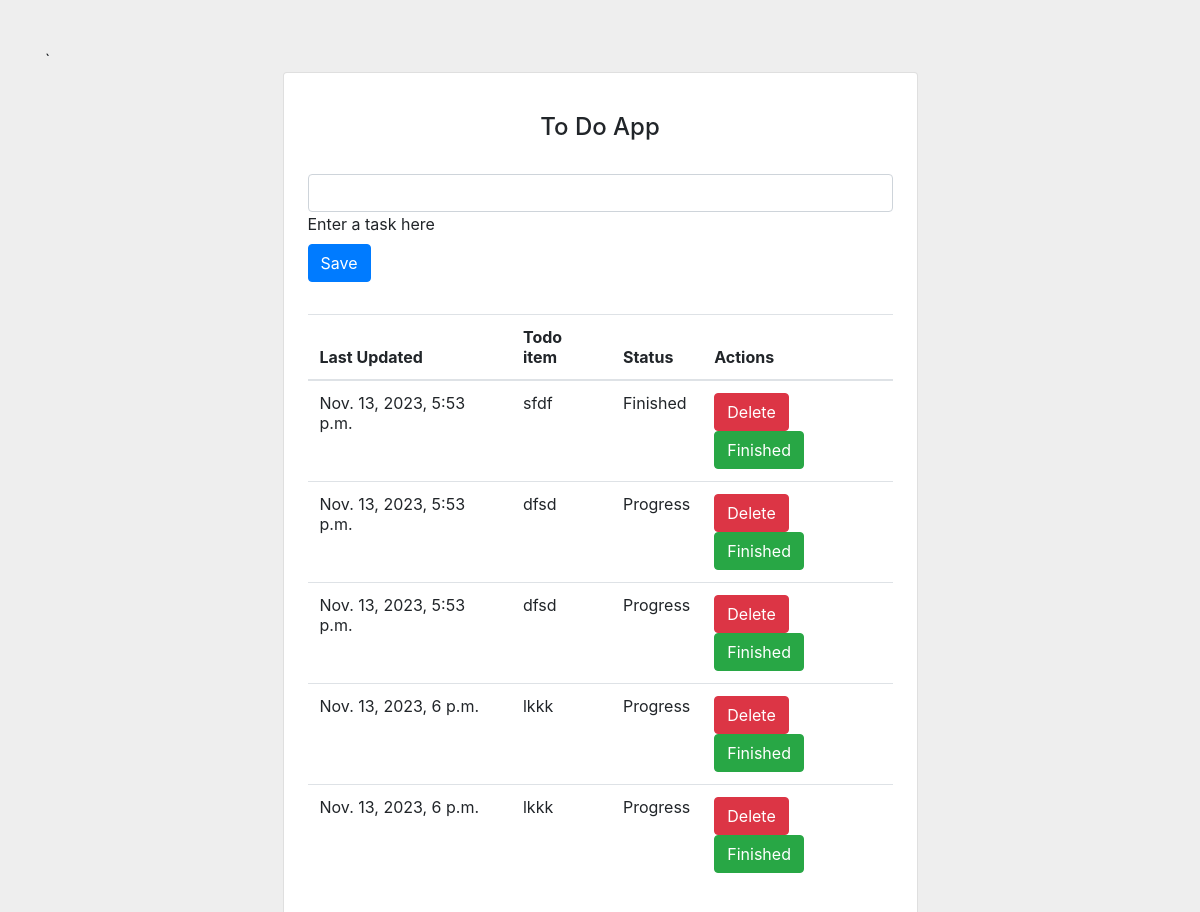
The page / on the database its author committed.
### base/models.py (models this page shows, shortened)
class Task(models.Model):
    Name=models.CharField(max_length=500)
    created_at=models.DateTimeField(auto_now_add=True)
    updated_at=models.DateTimeField(auto_now=True)
    STATUS = [
       ('Progress', 'In Progress'),
       ('Finished', 'Finished')
   ]
    status=models.CharField(
        max_length=32,
       choices=STATUS,
       default='Progress',
    )

### base/views.py (the view)
# urls.py: path('',views.home,name="home"),
def home(request):
    if(request.method=='POST'):
        task=request.POST.get('form1')
        message=Task(Name=task)
        message.save()
    context=Task.objects.all()
    return render(request,'index.html',{"context":context})

### templates/index.html (shortened to what this page needs)
<link rel="stylesheet" href="https://maxcdn.bootstrapcdn.com/bootstrap/4.0.0/css/bootstrap.min.css" rel="nofollow">
<section class="vh-100" style="background-color: #eee;">
    <div class="container py-5 h-100">`
      <div class="row d-flex justify-content-center align-items-center h-100">
        <div class="col col-lg-9 col-xl-7">
          <div class="card rounded-3">
            <div class="card-body p-4">
              <h4 class="text-center my-3 pb-3">To Do App</h4>
              <form class="row row-cols-lg-auto g-3 justify-content-center align-items-center mb-4 pb-2" method="POST" action="{% url "home" %}">
                <div class="col-12">
                  <div class="form-outline">
                    <input type="text" id="form1" name="form1"  class="form-control"  required/>
                    <label class="form-label" for="form1">Enter a task here</label>
                  </div>
                </div>
                <div class="col-12">
                 <button type="submit" class="btn btn-primary">Save</button>
                </div>
              </form>
              <table class="table mb-4">
                <thead>
                  <tr>
                    <th scope="col">Last Updated</th>
                    <th scope="col">Todo item</th>
                    <th scope="col">Status</th>
                    <th scope="col">Actions</th>
                  </tr>
                </thead>
                <tbody>
                  {% for messages in context %}
                  <tr>
                    <td>{{messages.updated_at}}</td>
                    <td>{{messages.Name}}</td>
                    <td>{{messages.status}}</td>
                    <td>
                     <a href="{% url "delete" messages.id %}"> <button type="submit" class="btn btn-danger">Delete</button></a>
                     <a href="{% url "change_status" messages.id %}"> <button type="submit" class="btn btn-success ms-1">Finished</button></a>
                    </td>
                  </tr>
                  {% endfor %}
                </tbody>
              </table>
            </div>
          </div>
        </div>
      </div>
    </div>
  </section>

### rows shown on the page
Task: updated_at "Nov. 13, 2023, 5:53 p.m.", Name "sfdf", status "Finished"
Task: updated_at "Nov. 13, 2023, 5:53 p.m.", Name "dfsd", status "Progress"
Task: updated_at "Nov. 13, 2023, 5:53 p.m.", Name "dfsd", status "Progress"
Task: updated_at "Nov. 13, 2023, 6 p.m.", Name "lkkk", status "Progress"
Task: updated_at "Nov. 13, 2023, 6 p.m.", Name "lkkk", status "Progress"
